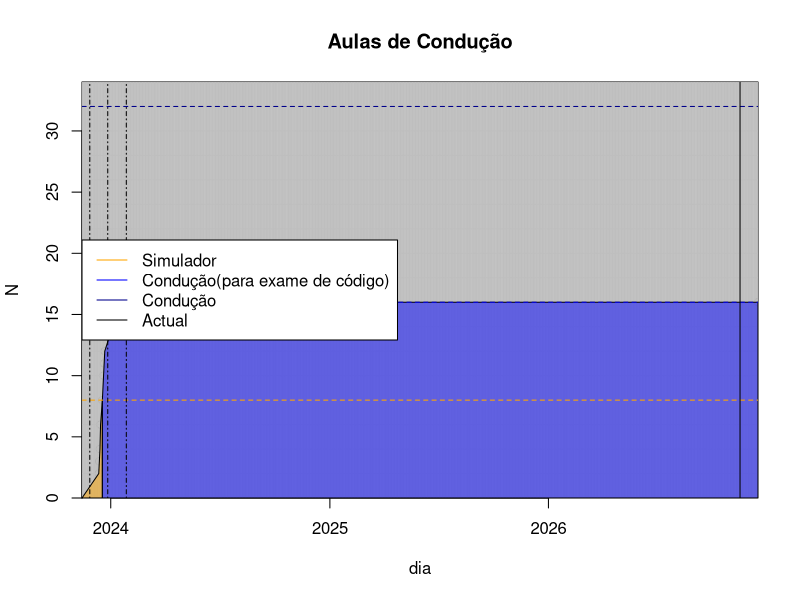

Source code (R):
df <- read.csv(file.path("data", "aulas.csv"))

dias <- c(
  as.Date("2023-11-14"),
  as.Date(df$dia[df$conducao > 0]),
  as.Date(Sys.Date()) + 30
)
conducao <- cumsum(c(0, df$conducao[df$conducao > 0], 0))

min_dias <- min(dias)
max_dias <- max(dias)
max_conducao <- max(conducao)
diff_dias <- as.numeric(difftime(max_dias, min_dias, unit = "days"))


png(file.path("res", "conducao.png"),
  width = 8,
  height = 8,
  units = "cm",
  res = 2048,
  pointsize = 4
)

plot(dias, conducao,
  ylim = c(0, 34), xaxs = "i", yaxs = "i",
  xlab = "dia", ylab = "N", main = "Aulas de Condução"
)
grid(
  nx = diff_dias,
  ny = 17,
  lty = 1,
  col = "gray",
  lwd = 1
)

# Linhas da condução
a <- min_dias
x <- dias[conducao < 9]
b <- max(x)
y <- conducao[conducao < 9]
polygon(
  x = c(a, x, b),
  y = c(0, y, 0),
  col = adjustcolor("orange", alpha.f = 0.5)
)
if (max_conducao >= 8) {
  a <- b
  x <- dias[conducao > 8 & conducao < 17]
  b <- max(x)
  y <- conducao[conducao > 8 & conducao < 17]
  polygon(
    x = c(a, a, x, b),
    y = c(0, 8, y, 0),
    col = adjustcolor("blue", alpha.f = 0.5)
  )
  if (max_conducao >= 17) {
    a <- b
    x <- dias[conducao > 16]
    b <- max(x)
    y <- conducao[conducao > 16]
    polygon(
      x = c(a, a, x, b),
      y = c(0, 16, y, 0),
      col = adjustcolor("blue4", alpha.f = 0.5)
    )
  }
}

# linhas guia
abline(h = 8, col = "orange", lty = 2)
abline(h = 16, col = "blue", lty = 2)
abline(h = 32, col = "blue4", lty = 2)

abline(v = as.Date(Sys.Date()), col = "black")
abline(v = as.Date("2023-11-27"), col = "black", lty = 4)
abline(v = as.Date("2023-12-27"), col = "black", lty = 4)
abline(v = as.Date("2024-01-27"), col = "black", lty = 4)

legend(
  x = "left",
  legend = c(
    "Simulador",
    "Condução(para exame de código)",
    "Condução",
    "Actual"
  ),
  col = c("orange", "blue", "blue4", "black"),
  lty = 1,
  lwd = 1
)
